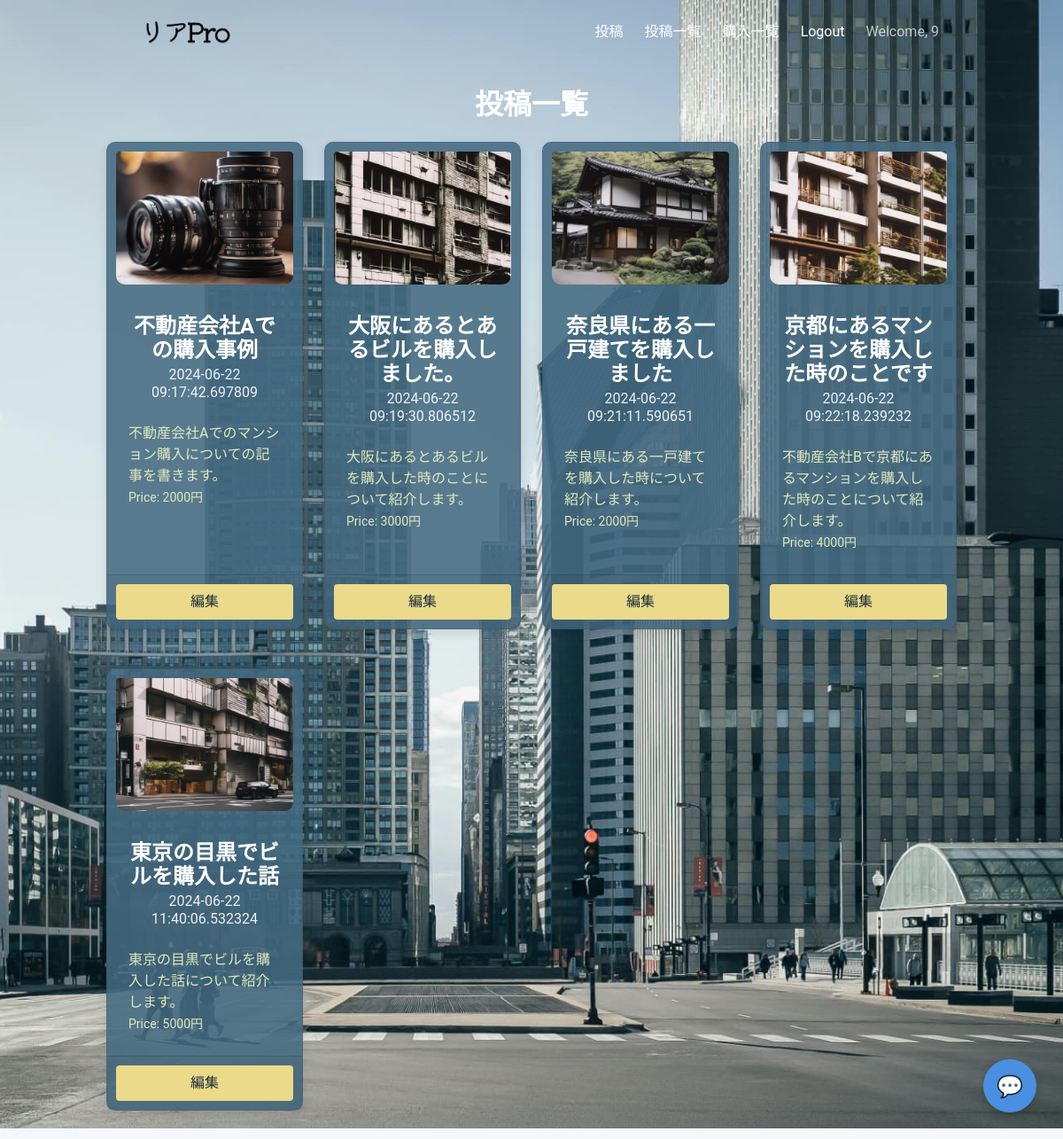
The page /posted (signed in) on the database its author committed.
### project/models.py (models this page shows, shortened)
class User(UserMixin, db.Model):
    id = db.Column(db.Integer, primary_key=True)
    email = db.Column(db.String(80), unique=True, nullable=False)
    username = db.Column(db.String(80), unique=True, nullable=False)
    password = db.Column(db.String(120), nullable=False)
    @property
    def is_authenticated(self):
        return True

class Article(db.Model):
    id = db.Column(db.Integer, primary_key=True)
    title = db.Column(db.String(120), nullable=False)
    user_id = db.Column(db.Integer, nullable=False)
    content = db.Column(db.Text, nullable=False)
    date = db.Column(db.DateTime, nullable=False)
    price = db.Column(db.Integer)

### project/main.py (the view)
@main.route("/posted")
@login_required
def posted():
    posted_articles = []
    articles = Article.query.filter_by(user_id=current_user.id).all()
    for article in articles:
        preview_content = generate_preview(article.content)
        if not os.path.isfile(f'project/static/images/thumbnail/{article.id}.jpg'):
            image_path = 'images/logo.png'
        else:
            image_path = f'images/thumbnail/{article.id}.jpg'
        posted_articles.append(
            {
                "id": article.id,
                "title": article.title,
                "content": preview_content,
                "date": article.date,
                "price": article.price,
                "image_path": image_path
            }
        )
        user_info = {
            "username": current_user.username,
        }
    return render_template(
        "posted.html", posted_articles=posted_articles, user_info=user_info
    )

### project/main.py (called while the page is built)
def generate_preview(content, max_length=55):
    if len(content) <= max_length:
        return content
    else:
        return content[:max_length] + "..."

### project/templates/posted.html (shortened to what this page needs)
{% extends "base.html" %}
{% block content %}
<h1 class="margin title">投稿一覧</h1>
<div class="columns is-multiline">
  {% for posted_article in posted_articles %}
  <div class="column is-one-quarter">
    <div class="card">
      <div class="card-image">
        <figure class="image is-4by3">
          <img src="{{ url_for('static', filename=posted_article.image_path) }}" alt="Thumbnail for {{ posted_article.title }}">
        </figure>
      </div>
      <div class="card-content">
        <div class="media">
          <div class="media-content">
            <p class="title is-4">
              <a href="{{ url_for('main.edit_post', article_id=posted_article.id) }}">{{ posted_article.title }}</a>
            </p>
            <p class="subtitle is-6">{{ posted_article.date }}</p>
          </div>
        </div>
        <div class="content">
          {{ posted_article.content }}
          <br>
          <small>Price: {{ posted_article.price }}円</small>
        </div>
      </div>
      <div class="card-footer">
        <a href="{{ url_for('main.edit_post', article_id=posted_article.id) }}" class="button is-primary">編集</a>
      </div>
    </div>
  </div>
  {% endfor %}
</div>
{% endblock %}

### project/templates/base.html (shortened to what this page needs)
<!DOCTYPE html>
<html>
<head>
    <link rel="stylesheet" href="https://cdnjs.cloudflare.com/ajax/libs/bulma/0.7.2/css/bulma.min.css" />
</head>
<body>
    <section class="hero is-primary is-fullheight">
        <div class="hero-head" style="position: fixed;top: 0;width: 100%; z-index: 1000;">
            <nav class="navbar">
                <div class="container">
                    <div class="navbar-brand">
                        <a class="navbar-item" href="{{ url_for('main.index') }}">
                            <img src="/static/images/logo_tr_str.png">
                        </a>
                    </div>
                    <div id="navbarMenuHeroA" class="navbar-menu">
                        <div class="navbar-end">
                            {% if current_user.is_authenticated %}
                            <a href="{{ url_for('main.create') }}" class="navbar-item">
                                投稿
                            </a>
                            <a href="{{ url_for('main.posted') }}" class="navbar-item">
                                投稿一覧
                            </a>
                            <a href="{{ url_for('main.purchased') }}" class="navbar-item">
                                購入一覧
                            </a>
                            <a href="{{ url_for('auth.logout') }}" class="navbar-item">
                                Logout
                            </a>
                            <p class="navbar-item">Welcome, {{ current_user.username }}</p>
                            {% endif %}
                        </div>
                    </div>
                </div>
            </nav>
        </div>
        <div class="hero-body">
            <div class="container has-text-centered">
                {% block content %}
                {% endblock %}
            </div>
        </div>
    </section>
    <button id="chatBotButton" onclick="toggleChat()">💬</button>
</body>
</html>

### project/templates/base.html (style rules this page uses)
* { margin: 0; padding: 0; }
.navbar { position: fixed; top: 0; width: 100%; background-color: rgba(255, 255, 255, 0.2); transition: background-color 0.3s; padding: 10px; z-index: 1000; }
.navbar-menu { display: none; position: fixed; top: 0; left: 0; right: 0; background-color: rgba(255, 255, 255, 0.95); z-index: 1000; box-shadow: 0 2px 8px rgba(0, 0, 0, 0.15); height: 100vh; }
@media (min-width: 1024px) { .navbar-menu { display: flex !important; position: relative; top: auto; left: auto; right: auto; background-color: transparent; box-shadow: none; height: auto; } }
.navbar-brand { padding-left: 40px; }
.navbar-end { padding-right: 20px; }
.hero-body { padding: 0; }
.hero.is-primary { background-image: url("/static/images/buildings.jpg"); position: relative; display: flex; box-sizing: border-box; width: 100%; min-height: 100vh; background-position: top center; background-repeat: no-repeat; background-attachment: fixed; background-color: rgb(255, 255, 255); background-size: cover; }
body, html { height: 100%; margin: 0; font-family: 'Roboto', Arial, sans-serif; background-color: #f5f7fa; position: relative; }
#chatBotButton { position: fixed; right: 30px; bottom: 30px; width: 60px; height: 60px; background-color: #4a90e2; border: none; border-radius: 50%; color: white; font-size: 24px; cursor: pointer; z-index: 1001; box-shadow: 0 4px 10px rgba(0, 0, 0, 0.2); transition: all 0.3s; }

### project/templates/posted.html (style rules this page uses)
.card { background-color: rgba(68, 106, 129, 0.87); border: 1px solid rgba(0, 0, 0, 0.1); box-shadow: 0 4px 12px rgba(0, 0, 0, 0.1); border-radius: 10px; transition: transform 0.2s; display: flex; flex-direction: column; height: 100%; min-height: 300px; max-width: 300px; }
.card-content { color: rgb(225, 233, 190); flex-grow: 1; }
.content { text-align: left; }
.card-footer { background-color: rgba(0, 0, 0, 0.05); padding: 10px; text-align: left; border-top: 1px solid rgba(0, 0, 0, 0.1); }
.column { display: flex; justify-content: center; }
.columns.is-multiline>.column { margin-bottom: 20px; }
.button.is-primary { width: 100%; color: rgb(26, 47, 59); background-color: rgb(234, 218, 138); border: none; box-shadow: none; }
.margin { margin-top: 100px; }
.card-image { padding: 10px; }
.card-image img { width: calc(100% - 20px); height: auto; object-fit: cover; display: block; border-radius: 10px; }

### rows shown on the page
User: username "9"
Article: shows a picture, title "不動産会社Aでの購入事例", date "2024-06-22 09:17:42.697809", content "不動産会社Aでのマンション購入についての記事を書きます。", price "2000"
Article: shows a picture, title "大阪にあるとあるビルを購入しました。", date "2024-06-22 09:19:30.806512", content "大阪にあるとあるビルを購入した時のことについて紹介します。", price "3000"
Article: shows a picture, title "奈良県にある一戸建てを購入しました", date "2024-06-22 09:21:11.590651", content "奈良県にある一戸建てを購入した時について紹介します。", price "2000"
Article: shows a picture, title "京都にあるマンションを購入した時のことです", date "2024-06-22 09:22:18.239232", content "不動産会社Bで京都にあるマンションを購入した時のことについて紹介します。", price "4000"
Article: shows a picture, title "東京の目黒でビルを購入した話", date "2024-06-22 11:40:06.532324", content "東京の目黒でビルを購入した話について紹介します。", price "5000"
